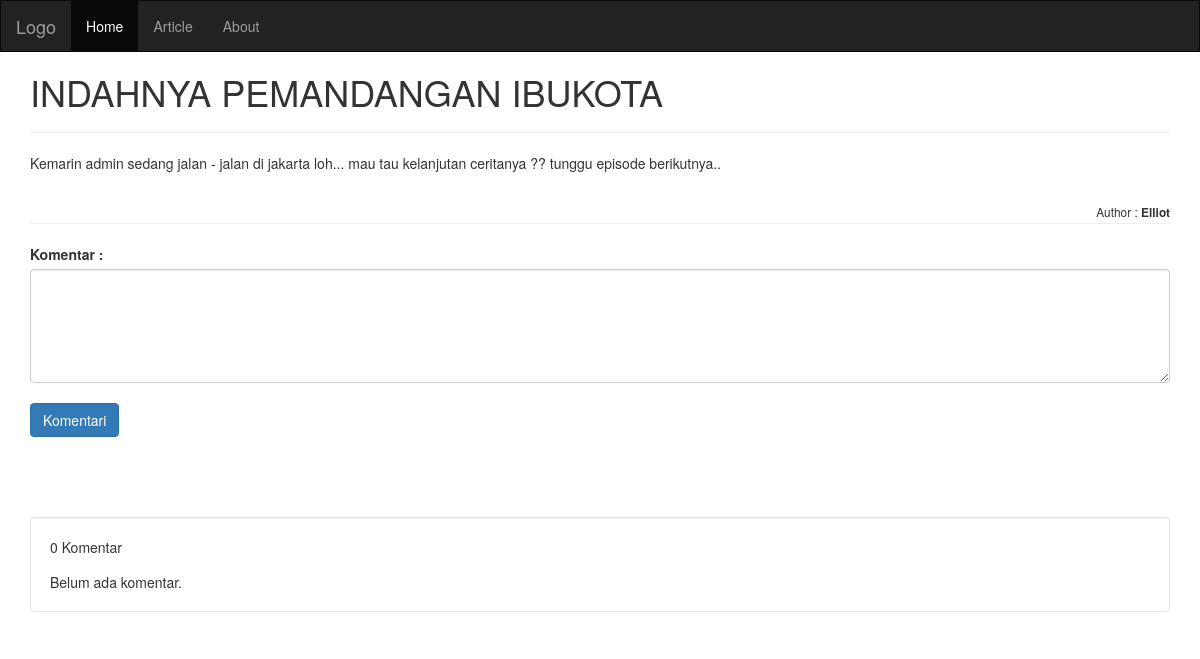
The app's page /7/index.php?id_post=2 with its own data.
### tables this page shows
CREATE TABLE `posts` (
  `id_posts` int(11) NOT NULL,
  `title` varchar(255) NOT NULL,
  `content` text NOT NULL,
  `createdBy` int(11) NOT NULL
);

CREATE TABLE `users` (
  `id_user` int(11) NOT NULL,
  `username` varchar(32) NOT NULL
);

### 7/index.php (the view, shortened to what this page needs)
<?php
$host 	= "localhost";
$user 	= "root";
$pass 	= "";
$db 	= "blogs";
$conn	= mysqli_connect($host,$user,$pass,$db);
?>
<!DOCTYPE html>
<html lang="en">
<head>
<link rel="stylesheet" type="text/css" href="css/bootstrap.min.css">
</head>
<body>
	<nav class="navbar navbar-inverse">
	  <div class="container-fluid">
	    <div class="navbar-header">
	      <a class="navbar-brand" href="#">Logo</a>
	    </div>
	    <div class="collapse navbar-collapse" id="myNavbar">
	      <ul class="nav navbar-nav">
	        <li class="active"><a href="index.php">Home</a></li>
	        <li><a href="#">Article</a></li>
	        <li><a href="#">About</a></li>
	      </ul>
	    </div>
	  </div>
	</nav>
	<div class="container">
	<?php
		if(isset($_GET['id_post'])) {
			$sql = "SELECT `posts`.`id_posts`, `posts`.`title`, `posts`.`content`, `posts`.`createdBy`, `users`.`id_user`, `users`.`username` FROM `posts` LEFT JOIN `users` ON `posts`.`createdBy`=`users`.`id_user` WHERE `id_posts`='".$_GET['id_post']."' ";
			$run = mysqli_query($conn, $sql);
			if (mysqli_num_rows($run) > 0) {
				    ?>
				    <div class="row content">
				<?php while($row = mysqli_fetch_assoc($run)) {
				       ?>
					    <div class="col-sm-12 text-left">
					      <h1><?php echo strtoupper($row['title']); ?></h1><hr>
					      <p><?php echo $row['content']; ?></p>
					      <br>
							<small style="float:right">Author : <b><?php echo $row['username']; ?></b></small>
					      <hr>
					    </div>
				<?php } ?>
				<br><br><br>
				    <div class="col-sm-12 text-left">
				    	<div class="form-group">
						  <form method="POST">
							  <label for="comment">Komentar :</label>
							  <textarea class="form-control" name="komentar" rows="5" id="comment"></textarea>
							  <br>
							  <input type="submit" name="komentari" value="Komentari" class="btn btn-primary">
						  </form>
						  <br><br><br><br>
						  <div class="well" style="background: #ffffff">
							  	<?php
							  		$sql1 = "SELECT count('postId') as 'tot' FROM `comments` WHERE `postId`=".$_GET['id_post']."";
								    $run1 = mysqli_query($conn, $sql1);
								    $row1 = mysqli_fetch_assoc($run1);
								    if ($run1) {
								    	echo $row1['tot']." Komentar<br>";
								    }else{
								    	echo "0 Komentar<br>";
								    }
					  			?>
							  	<div class="media">
								    <?php
								    $sql0 = "SELECT * FROM `comments` WHERE `postId`='".$_GET['id_post']."' ";
								    $run0 = mysqli_query($conn, $sql0);
								    if (mysqli_num_rows($run0) > 0) {
								    	while($row0 = mysqli_fetch_assoc($run0)){
								    	?>
								    		<div class="media-left media-top">
										      <img src="img/avatar.png" class="media-object" style="width:80px">
										    </div>
										    <div class="media-body">
										      <h4 class="media-heading">USER</h4>
										      <p><?php echo $row0['comment']; ?></p>
										    </div>
										    <hr>
								    	<?php
								    	}
								    }else{
								    	echo "Belum ada komentar.";
								    }
								    ?>
							  </div>
							 </div>
						</div>
				    </div>
				  </div>
			<?php
			} else {
			    echo "<h1>404 Not Found!! </h1>";
			}
		}
	?>
		</div>
</body>
</html>

### 7/index.php (style rules this page uses)
.navbar { margin-bottom: 0; border-radius: 0; }
.row.content { height: 450px }

### records on screen
posts: title "INDAHNYA PEMANDANGAN IBUKOTA", content "Kemarin admin sedang jalan - jalan di jakarta loh... mau tau kelanjutan ceritanya ?? tunggu episode berikutnya..", users.username "Elliot"

### other values on screen
$row1['tot'] "0"
